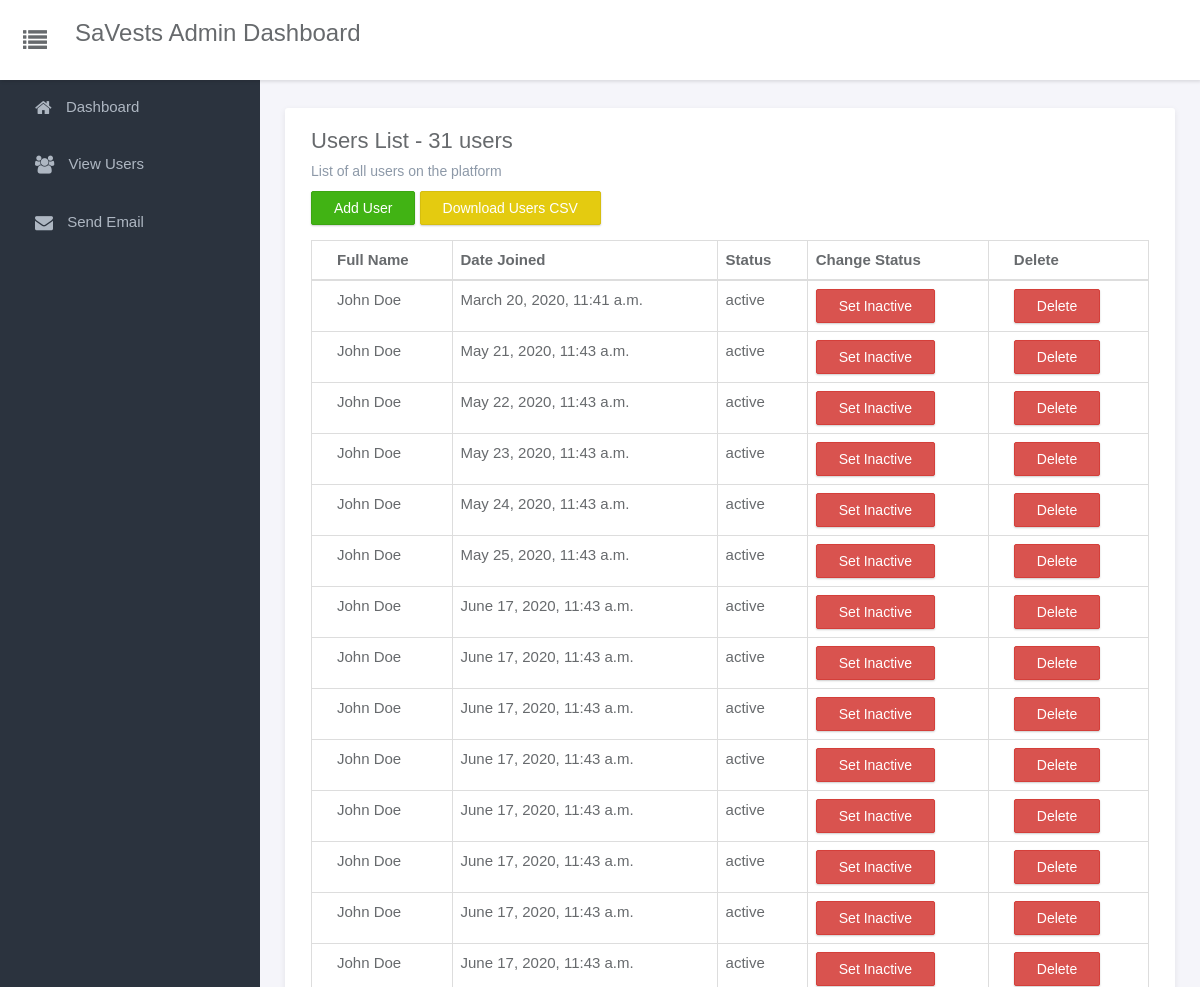
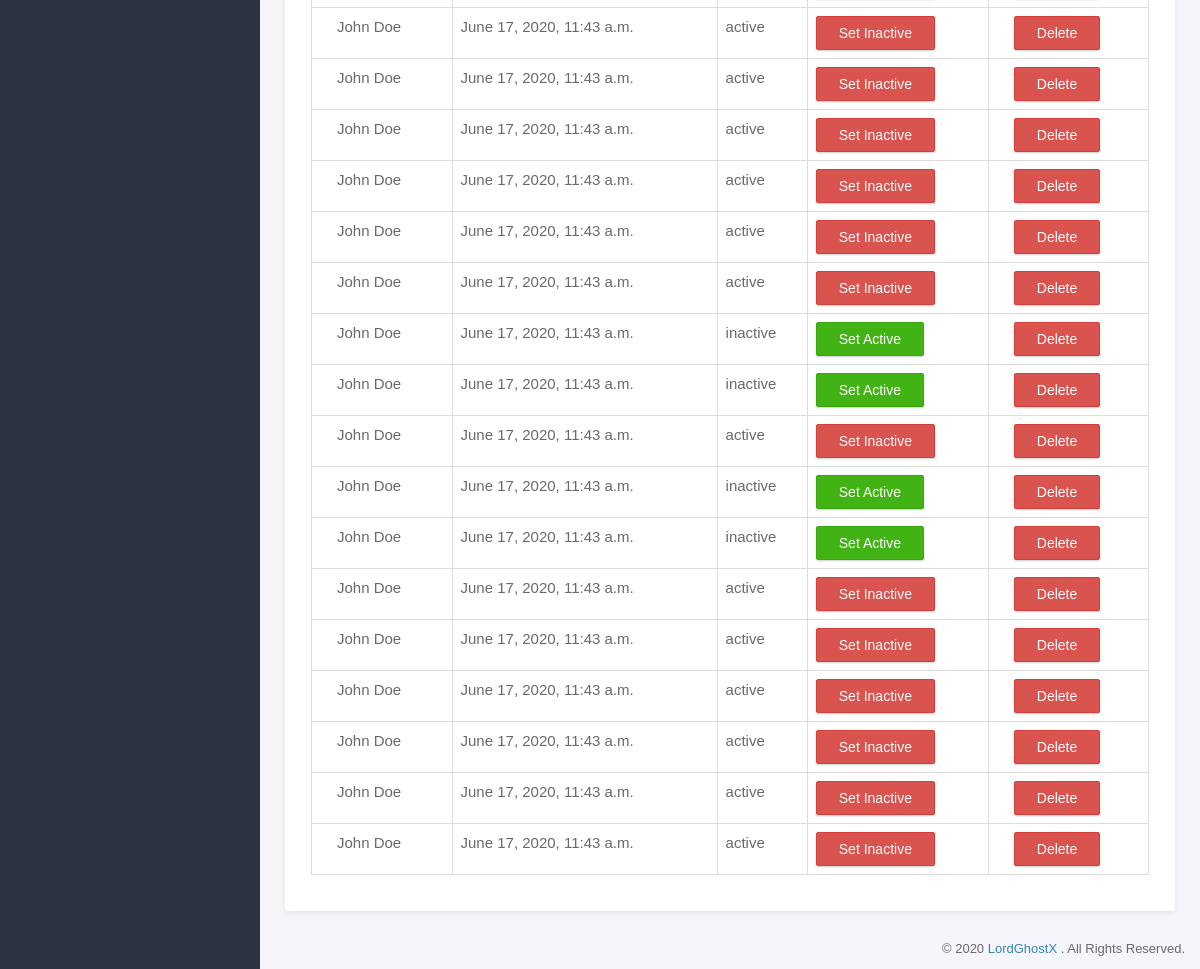
The page /lite/users/ (signed in) on the database as committed earlier (2 pictures, top to bottom).
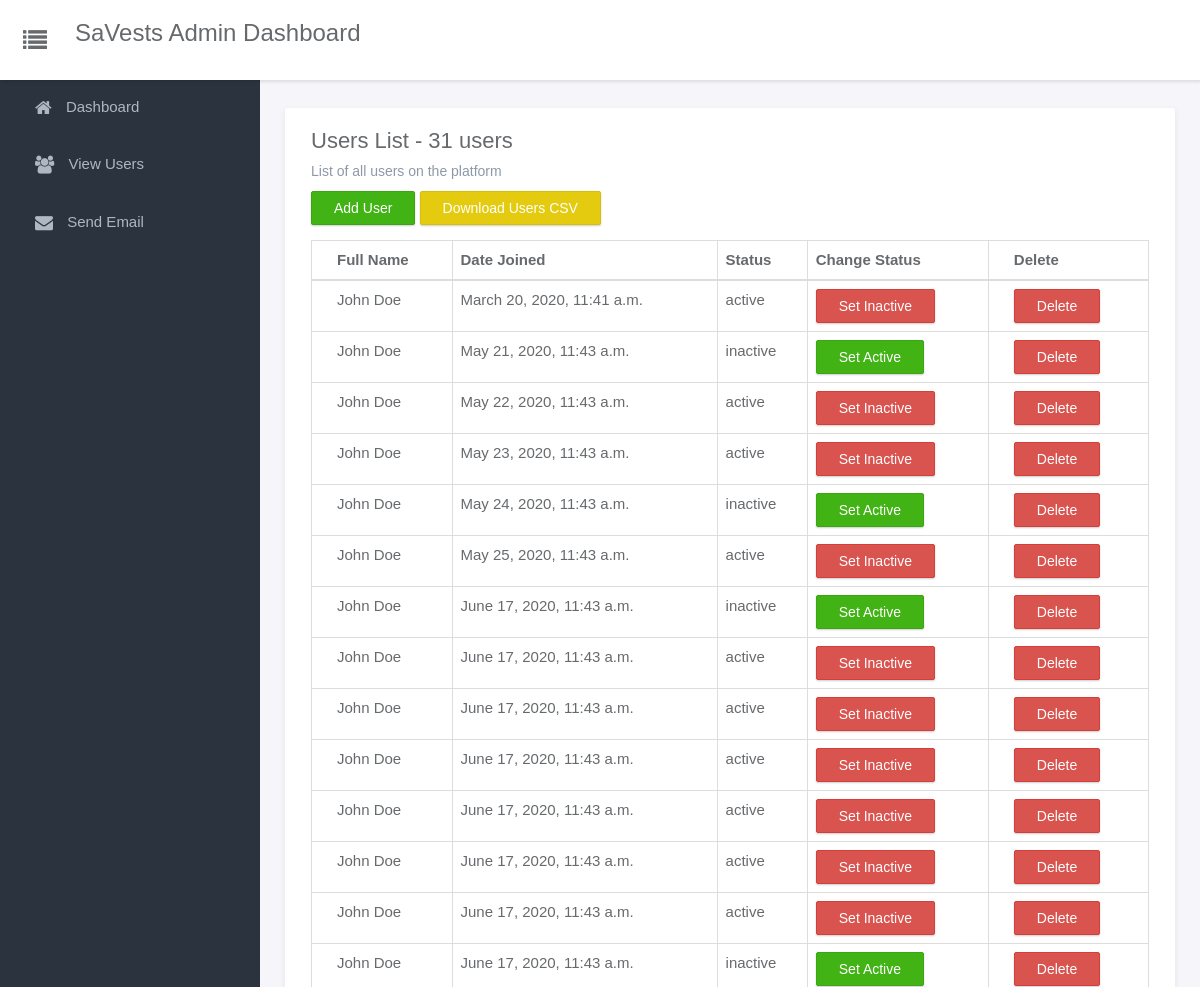
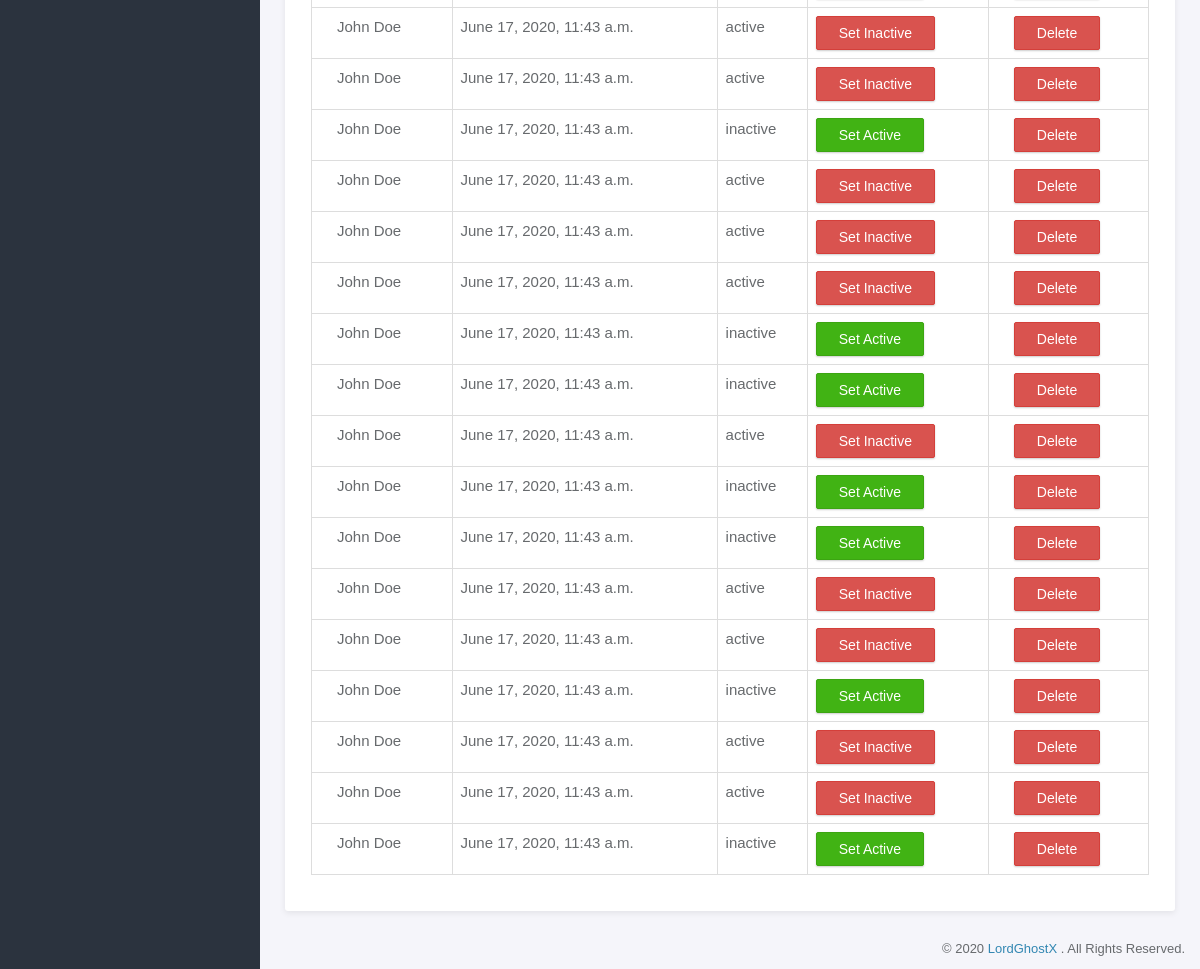
The same page on the database as committed later (2 pictures, top to bottom).
### dashboard/models.py (models this page shows, shortened)
class Users(models.Model):
    name = models.CharField(max_length=100)
    active = models.IntegerField(default=1)
    date = models.DateTimeField(default=datetime.now, blank=True)

### dashboard/views.py (the view)
# urls.py: path('users/', list_users, name="list_users"),
@staff_member_required
def list_users(request):
    data = {
        "users": Users.objects.all()
    }
    data["users_length"] = len(data["users"])
    return render(request, "users.html", data)

### dashboard/templates/users.html
{% extends "base.html" %}
{% block content %}
<div class="main">
  <div class="main-content">
    <div class="container-fluid">
      <div class="panel panel-headline">
        <div class="panel-heading users-list">
          <h3 class="panel-title">
            Users List - {{ users_length }} users
          </h3>
          <p class="panel-subtitle">
            List of all users on the platform
          </p>
        </div>
        <div class="panel-body">
          <div class="users-list-actions">
            <button class="btn btn-success" type="button">
              Add User
            </button>
            <button class="btn btn-warning" type="button">
              Download Users CSV
            </button>
          </div>
          <table class="table table-bordered">
            <thead>
              <tr>
                <th>
                  Full Name
                </th>
                <th>
                  Date Joined
                </th>
                <th>
                  Status
                </th>
                <th>
                  Change Status
                </th>
                <th>
                  Delete
                </th>
              </tr>
            </thead>
            <tbody>
              {% for i in users %}
              <tr>
                <td>
                  {{ i.name }}
                </td>
                <td>
                  {{ i.date }}
                </td>
                {% if i.active == 1 %}
                <td>
                  active
                </td>
                <td>
                  <a href="{% url 'update_user_status' i.id %}"><button class="btn btn-danger" type="button">
                    Set Inactive
                  </button></a>
                </td>
                {% else %}
                <td>
                  inactive
                </td>
                <td>
                  <a href="{% url 'update_user_status' i.id %}"><button class="btn btn-success" type="button">
                    Set Active
                  </button></a>
                </td>
                {% endif %}
                <td>
                  <a href="{% url 'delete_user' i.id %}"><button class="btn btn-danger" type="button">
                    Delete
                  </button></a>
                </td>
              </tr>
              {% endfor %}
            </tbody>
          </table>
        </div>
      </div>
    </div>
  </div>
</div>
<div class="clearfix">
{% endblock %}

Rows that differ between the two databases and show on the page:
changed Users "May 21, 2020, 11:43 a.m.": active "active Set Inactive" → "inactive Set Active"
changed Users "May 24, 2020, 11:43 a.m.": active "active Set Inactive" → "inactive Set Active"
changed Users (number 7 of 31 on the later page): active "active Set Inactive" → "inactive Set Active"
changed Users (number 14 of 31 on the later page): active "active Set Inactive" → "inactive Set Active"
changed Users (number 17 of 31 on the later page): active "active Set Inactive" → "inactive Set Active"
changed Users (number 28 of 31 on the later page): active "active Set Inactive" → "inactive Set Active"
changed Users (number 31 of 31 on the later page): active "active Set Inactive" → "inactive Set Active"
